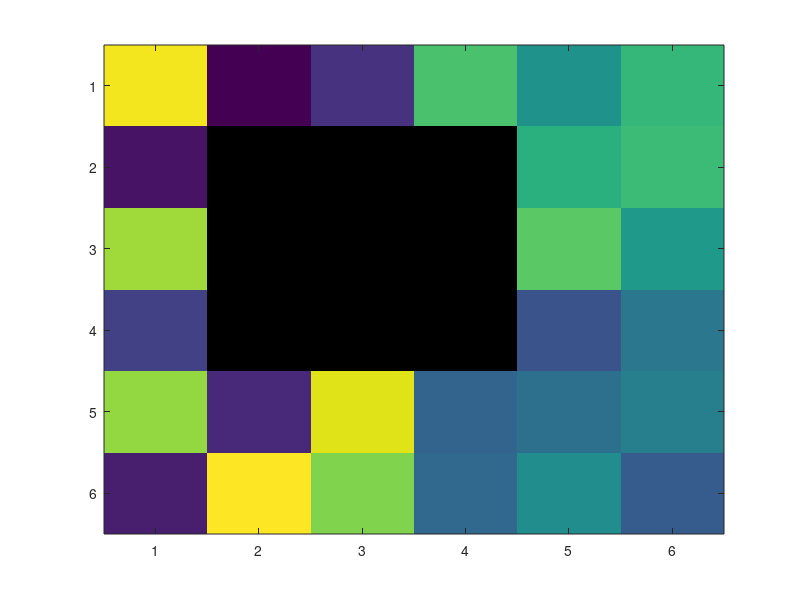

Write the MATLAB code that produced this figure.
% imagesc: XData/YData are pixel centers, so the axis limits are the pixel
% edges (tight); NaN entries are allowed.

imagesc(magic(4));
assert(isequal(axis, [0.5 4.5 0.5 4.5]));

clf;
imagesc([1 2 3]);
assert(isequal(axis, [0.5 3.5 0.5 1.5]));

clf;
imagesc([10 20], [5 8], rand(4, 3));
assert(isequal(axis, [7.5 22.5 4.5 8.5]));

clf;
Z = magic(6);
Z(2:4, 2:4) = NaN;
imagesc(Z);
assert(isequal(axis, [0.5 6.5 0.5 6.5]));

disp('SUCCESS');
